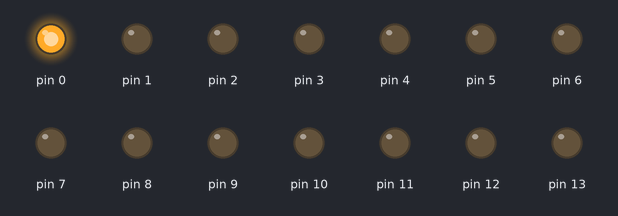
A sketch run on a simulated Arduino Uno, built with avr-gcc and run on an emulated ATmega328P. Parts: output pins drawn as LEDs (lit = HIGH).

Above: at 0.1 s.
At 4.1 s:
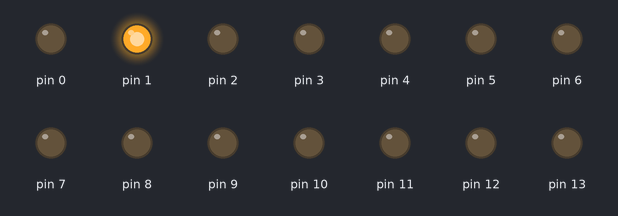
At 8.1 s:
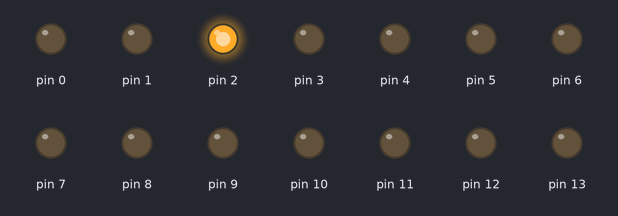
At 16.1 s:
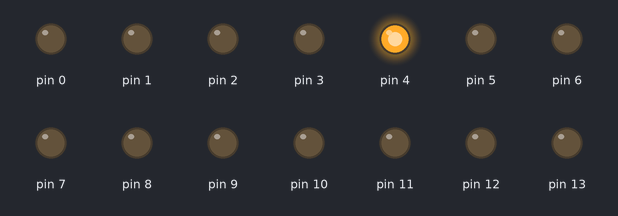
At 24.1 s:
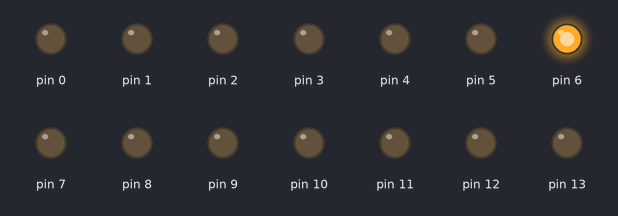
At 36.1 s:
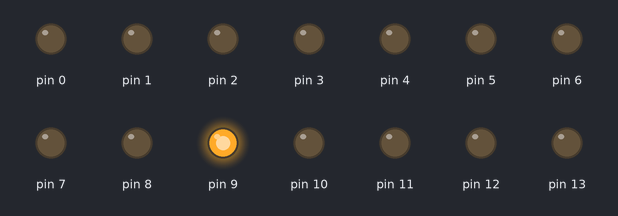
Timing chart, 0 to 40.0 s (numbered marks = the images above):
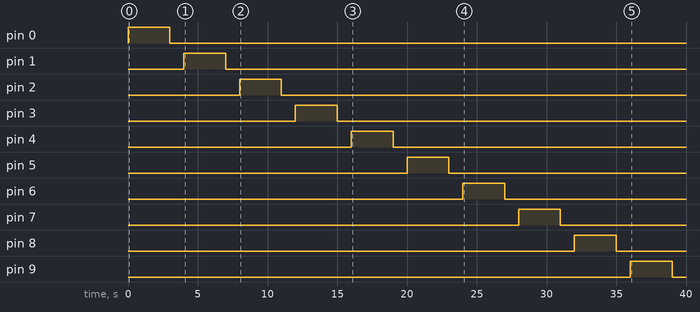

Measured:
- by itself, pin 0: LOW → HIGH at 0.00 s, → LOW 3.0 s later
- by itself, pin 1: LOW → HIGH at 4.0 s, → LOW 3.0 s later
- by itself, pin 2: LOW → HIGH at 8.0 s, → LOW 3.0 s later
- by itself, pin 3: LOW → HIGH at 12.0 s, → LOW 3.0 s later
- by itself, pin 4: LOW → HIGH at 16.0 s, → LOW 3.0 s later
- by itself, pin 5: LOW → HIGH at 20.0 s, → LOW 3.0 s later
- by itself, pin 6: LOW → HIGH at 24.0 s, → LOW 3.0 s later
- by itself, pin 7: LOW → HIGH at 28.0 s, → LOW 3.0 s later

The sketch:

lamp2.ino
```cpp
void setup() {

int i;  // for loop to initialize all digital pins as output
  for(i=0;i <= 13;i++){
  pinMode(i, OUTPUT);
  }
}


void loop() {

int lampPin;  //function for cycling through all lamps connected to the output pins. Turns on for 3 seconds off for 1.
  for(lampPin=0;lampPin <=13;lampPin++){
  digitalWrite(lampPin,HIGH);
  delay(3000); //in milliseconds = 3 seconds
  digitalWrite(lampPin,LOW);
  delay(1000);
}

}

// Initial code below for individual lamps.

// void loop() {
//   lamp1();
//   lamp2();
//   lamp3();
// }

// int lamp1(){
//   digitalWrite(13,HIGH); //high = on
//   delay(1000); //1 second
//   digitalWrite(13,LOW); // low = off
//   delay(1000);
// }

// int lamp2(){
//   digitalWrite(12,HIGH);
//   delay(1000);
//   digitalWrite(12,LOW);
//   delay(1000);
// }

// int lamp3(){
//   digitalWrite(11,HIGH);
//   delay(1000);
//   digitalWrite(11,LOW);
//   delay(1000);
// }
```
